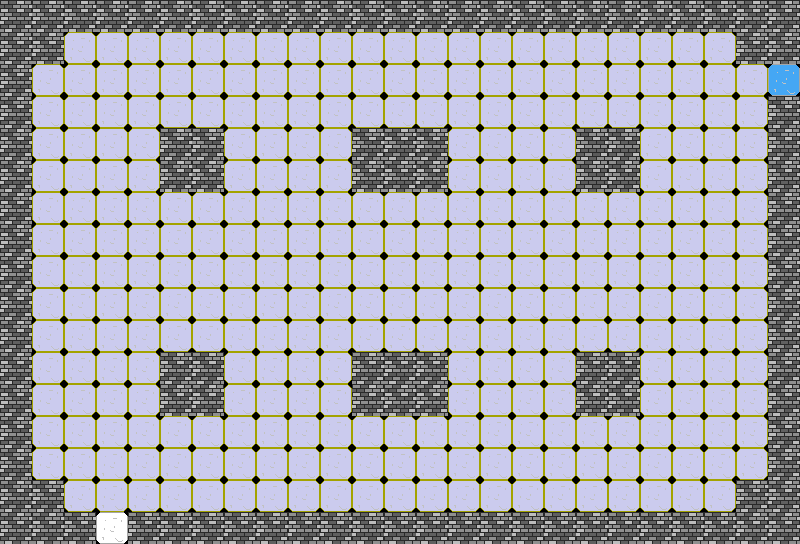

A level layout from a 2D game, rendered from its tile map. Below: a short description, then the map file with tile-grid data replaced by summaries:
An orthogonal 25x17 tile map with 32x32 px tiles, 1 tile layer (Kachelebene 1).

<map version="1.0" orientation="orthogonal" width="25" height="17" tilewidth="32" tileheight="32">
 <tileset firstgid="1" name="mapelemente1" tilewidth="32" tileheight="32">
  <image source="mapelemente1.png" width="320" height="320" />
 </tileset>
 <layer name="Kachelebene 1" width="25" height="17">
  <data>[425 cells, 425 non-empty, 4 distinct tile ids]</data>
 </layer>
</map>
